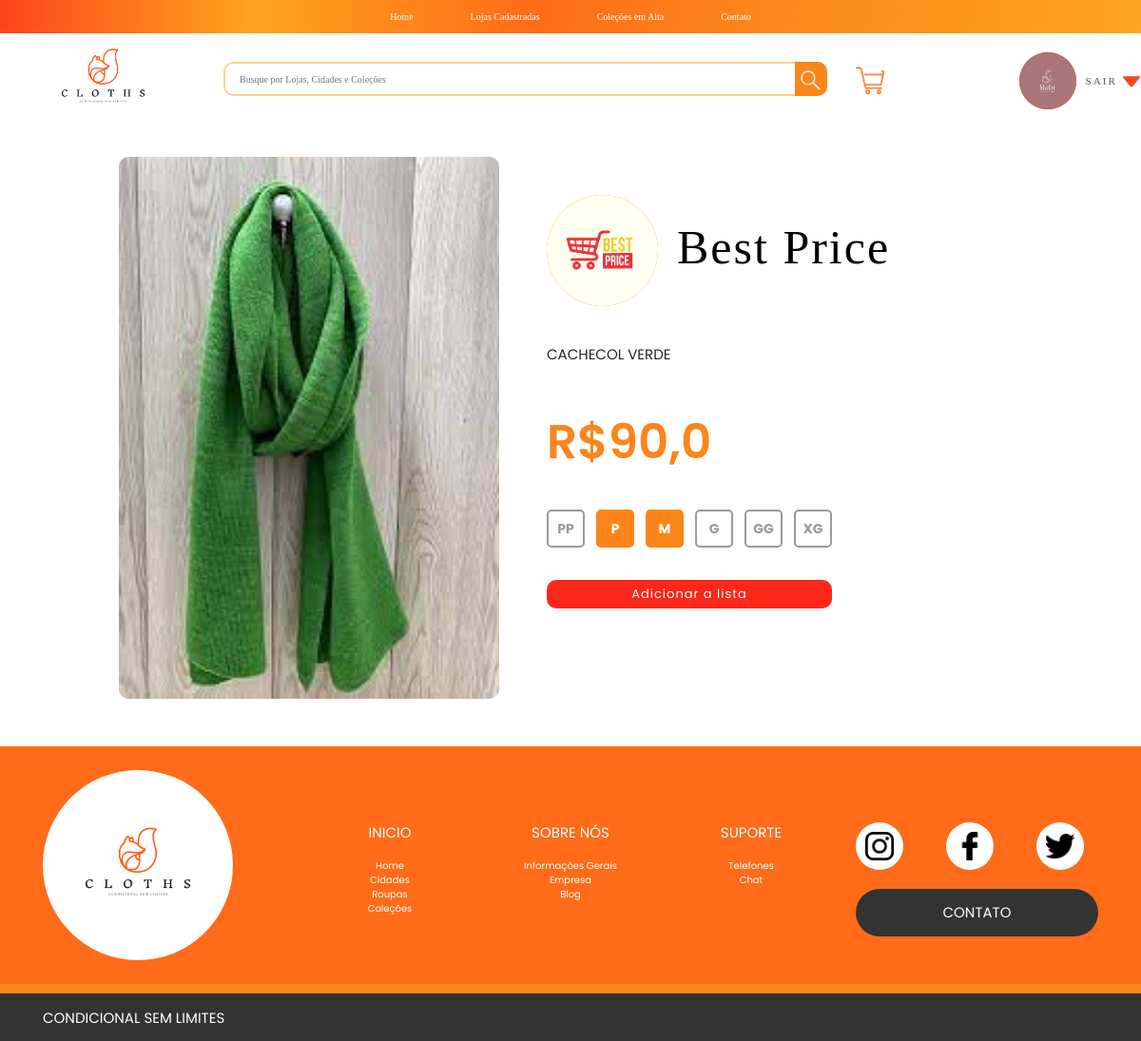
The app's page /lojas_cadastradas/Curvelo/Best Price/10/ (signed in) with its own data.
### roupas/models.py (models this page shows, shortened)
class AbstractRoupaManager(models.Model):
    objects = RoupaManager()
    class Meta:
        abstract = True

class Roupa(AbstractRoupaManager):
    colecao = models.ForeignKey(Colecao, on_delete=models.CASCADE, null=True, related_name='roupa')
    categoria = models.ForeignKey(Categoria, on_delete=models.PROTECT, null=True, related_name='roupa')
    nome_roupa = models.CharField(max_length=255)
    preco = models.FloatField()
    data_adicao = models.DateField(default=timezone.now)
    foto = models.ImageField(upload_to='fotos_roupas/', null=True)
    t1 = models.PositiveIntegerField(default=0)
    t2 = models.PositiveIntegerField(default=0)
    t3 = models.PositiveIntegerField(default=0)
    t4 = models.PositiveIntegerField(default=0)
    t5 = models.PositiveIntegerField(default=0)
    t6 = models.PositiveIntegerField(default=0)

### lojas/models.py (models this page shows, shortened)
class AbstractLojaManager(models.Model):
    objects = LojaManager()
    class Meta:
        abstract=True

class Loja(AbstractLojaManager):
    loja_admin = models.OneToOneField(User, on_delete=models.CASCADE, primary_key=True, related_name='loja')
    nome_loja = models.CharField(max_length=50)
    email_loja = models.EmailField(max_length=255, null=True)
    telefone_loja = models.CharField(max_length=16, null=True)
    cnpj = models.CharField(max_length=18)
    endereco = models.ForeignKey(Endereco, on_delete = models.CASCADE, related_name='loja')
    numero_cartao = models.CharField(max_length=64)
    nome_cartao = models.CharField(max_length=64)
    cvv = models.CharField(max_length=64)
    data_expiracao = models.DateTimeField(64)
    date_joined_loja = models.DateTimeField(default=timezone.now)
    logo_loja = models.ImageField(upload_to='logos_lojas/',null=True)
    plano = models.ForeignKey(Plano, on_delete=models.CASCADE)

### pages/views.py (the view, shortened to what this page needs)
# urls.py: path('lojas_cadastradas/<str:cidade>/<str:loja>/<int:roupa>/', views.RoupaVer.as_view(), name='roupa'),
class RoupaVer(View):
    def get(self, request, cidade, loja, roupa):
        context = {}
        context['loja'] = Loja.objects.get(nome_loja=loja)
        context['roupa'] = Roupa.objects.get(pk=roupa)
        if(request.user.is_authenticated):
            print('Conectado')
            context['user_id'] = request.user.pk
            return render(request, 'ropa.html', context)
        else:
            id_unico = uuid.uuid4()
            print(id_unico)
            context['user_id'] = id_unico
            return render(request, 'ropa.html', context)

### pages/templatetags/post_tags.py (called while the page is built)
@register.inclusion_tag('barra_pesquisa.html')
def barra_pesquisa(request):
    return {
        'request': request,
    }

@register.inclusion_tag('header.html')
def header(request):
    return {
        'request': request,
    }

@register.inclusion_tag('footer.html')
def footer():
    return {
    }

### pages/templates/ropa.html (shortened to what this page needs)
{% extends 'base.html' %}
{% load static %}
{% load post_tags %}
{% block css %}
    <link rel="stylesheet" href="{% static 'stylesCSS/style.css' %}">
    <link rel="stylesheet" href="{% static 'stylesCSS/gerenciador.css' %}">
    <link rel="stylesheet" href="{% static 'stylesCSS/styleLojasC.css' %}">
{% endblock css %}
{% block content %}
{% header request %}
<div class="l-container">
    <div class="c-container-roupa">
        <img class="c-container-roupa__ropa"
            src="{{roupa.foto.url}}" alt="">
        <div class="c-container-roupa__informacoes">
            <div class="c-container-ropa__loja">
                <a href=""><img src="{{loja.logo_loja.url}}" alt=""></a>
                <a href="">
                    <h1>{{loja.nome_loja}}</h1>
                </a>
            </div>
            <p>{{roupa.nome_roupa}}</p>
            <p class="preco"> R${{roupa.preco}} </p>
            <div class="conttt" style="width: 60%;">
                {% if roupa.categoria.tipo_tamanho.nome_tipo == 'Letra' %}
                    <button class="bnt_tamanho {% if roupa.t1 < 1 or not roupa.t1 %} nao_tem {% else %}tem{% endif %}" disabled>PP</button>
                    <button class="bnt_tamanho {% if roupa.t2 < 1 or not roupa.t2 %} nao_tem {% else %}tem{% endif %}" disabled>P</button>
                    <button class="bnt_tamanho {% if roupa.t3 < 1 or not roupa.t3 %} nao_tem {% else %}tem{% endif %}" disabled>M</button>
                    <button class="bnt_tamanho {% if roupa.t4 < 1 or not roupa.t4 %} nao_tem {% else %}tem{% endif %}" disabled>G</button>
                    <button class="bnt_tamanho {% if roupa.t5 < 1 or not roupa.t5 %} nao_tem {% else %}tem{% endif %}" disabled>GG</button>
                    <button class="bnt_tamanho {% if roupa.t6 < 1 or not roupa.t6 %} nao_tem {% else %}tem{% endif %}" disabled>XG</button>
                {% endif %}
            </div>
            <br>
            <button style="width: 60%;" type="button" class="addList" onclick="openModal('mod')">Adicionar a lista</button>
        </div>
    </div>
</div>
{% footer %}
{% endblock content %}

### static/stylesCSS/style.css (style rules this page uses)
* { margin: 0%; padding: 0%; box-sizing: border-box; font-family: Inknut; }
:root { --LaranjaEscuro: #FD441B; --LaranjaMedio: #FF6B18; --LaranjaClaro: #FA861B; --Amarelo: #FFA41C; --AmareloClaro: #FFCF88; --cinza: #595959; }
.userFT { width: 60px; height: 60px; background-color: var(--LaranjaEscuro); font-size: 25px; color: white; overflow: hidden; display: flex; justify-content: center; align-items: center; border: none; border-radius: 1000px; }
.userFT img { width: 100%; height: 100%; object-fit: cover; object-position: center; }
h1 { font-weight: 400; font-size: 40px; text-align: center; height: 100px; display: flex; justify-content: center; align-items: center; letter-spacing: 2px; font-weight: 700; }

### static/stylesCSS/gerenciador.css (style rules this page uses)
* { padding: 0; margin: 0; box-sizing: border-box; font-family: Inknut; }
:root { --LaranjaEscuro: #FD441B; --LaranjaMedio: #FF6B18; --LaranjaClaro: #FA861B; --Amarelo: #FFA41C; --AmareloClaro: #FFCF88; --cinza: #595959; }
.l-container { display: grid; width: 100%; grid-template-areas: '. ropa .'; grid-template-columns: 1fr 1000px 1fr; margin-top: 50px; }
.c-container-roupa { grid-area: ropa; display: flex; justify-content: center; align-items: center; flex-wrap: wrap; }
.c-container-roupa__ropa { width: 400px; height: 570px; object-fit: cover; margin: auto; border-radius: 10px; }
.c-container-roupa__informacoes { width: 500px; height: 570px; margin: auto; padding-top: 40px; }
.c-container-roupa__informacoes p { font-family: Poppins; font-style: normal; font-weight: 400; font-size: 15px; line-height: 22px; text-transform: uppercase; margin-top: 40px; }
.c-container-ropa__loja { display: flex; align-items: center; }
.c-container-ropa__loja a { color: black; }
.c-container-ropa__loja a h1 { text-align: left; margin-left: 20px; font-size: 50px; }
.c-container-ropa__loja a img { min-width: 117px; min-height: 117px; width: 117px; height: 117px; border-radius: 50%; object-fit: cover; object-position: center; background-color: var(--LaranjaClaro); }
.c-container-roupa__informacoes .preco { font-family: Poppins; font-style: normal; font-weight: 600; font-size: 50px; text-transform: uppercase; color: var(--LaranjaClaro); margin-top: 70px; margin-bottom: 50px; }
.tem { background-color: var(--LaranjaClaro); color: white; }
.nao_tem { color: var(--cinzaClaro); border: 2px solid var(--cinzaClaro); }

### static/stylesCSS/styleLojasC.css (style rules this page uses)
:root { --LaranjaEscuro: #FD441B; --LaranjaMedio: #FF6B18; --LaranjaClaro: #FA861B; --Amarelo: #FFA41C; --AmareloClaro: #FFCF88; --cinza: #595959; --cinzaClaro: #9a9a9a; }
.bnt_tamanho { width: 40px; height: 40px; border: 2px solid var(--LaranjaClaro); color: #333333; background-color: white; font-size: 14px; font-weight: 700; border-radius: 5px; margin-top: 10px; font-family: Poppins; transition: background-color 0.3s; }
.tem { background-color: var(--LaranjaClaro); color: white; }
.nao_tem { color: var(--cinzaClaro); border: 2px solid var(--cinzaClaro); }
.conttt { width: 100%; padding: 0%; display: flex; justify-content: space-between; }
.addList { padding: 5px 10px; width: 100%; background-color:#FA281B; color: white; border: none; border-radius: 10px; cursor: pointer; font-size: 13px; font-family: Poppins; letter-spacing: 1px; margin-top: 10px; }

### records on screen
Roupa: foto (picture), nome_roupa "CACHECOL VERDE", preco "90,0"
Loja: logo_loja (picture), nome_loja "Best Price"
